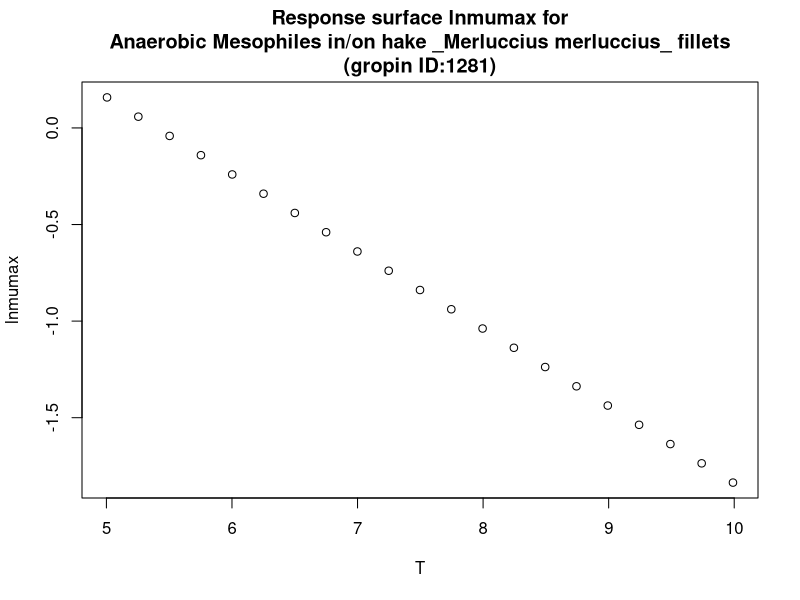

Reproduce this figure in R.
#############################
# start of Parameter script
#############################
T <- seq(5.005,9.99000999000999,length.out=21)
#############################
# end of Parameter script
#############################
############################# 
# start of Model script Gropin ID 1281 
#############################
 
# constant coefficients for this model
 
variables <- data.frame(T)
argumentsPar <- expand.grid(variables)
 
# heart of the model
response_surface <- function(T) {
   mumax <-(-0.40*T+2.16)

return(mumax=mumax)
} 

# output parameters
responseSurface <- cbind(argumentsPar,response_surface(argumentsPar['T']))
colnames(responseSurface) <- c(colnames(argumentsPar),'lnmumax')
#############################
# End of Model script
#############################
############################# 
# start of Visualisation script Gropin ID 1281 
#############################
plot(T,responseSurface$'lnmumax',xlab='T',
                          ylab='lnmumax',main='Response surface lnmumax for
Anaerobic Mesophiles in/on hake _Merluccius merluccius_ fillets
(gropin ID:1281)')
#############################
# End of Visualisation script
#############################
